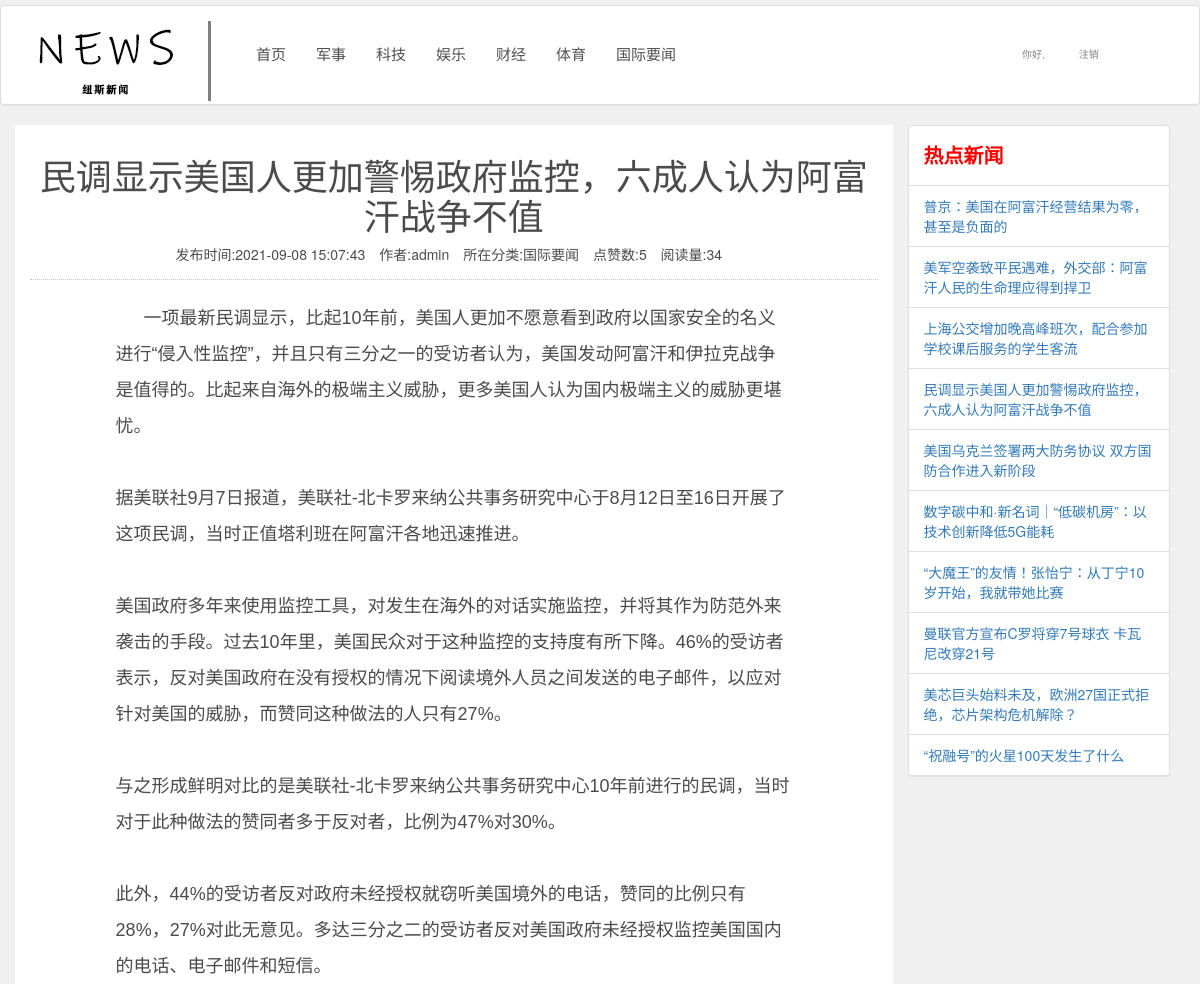
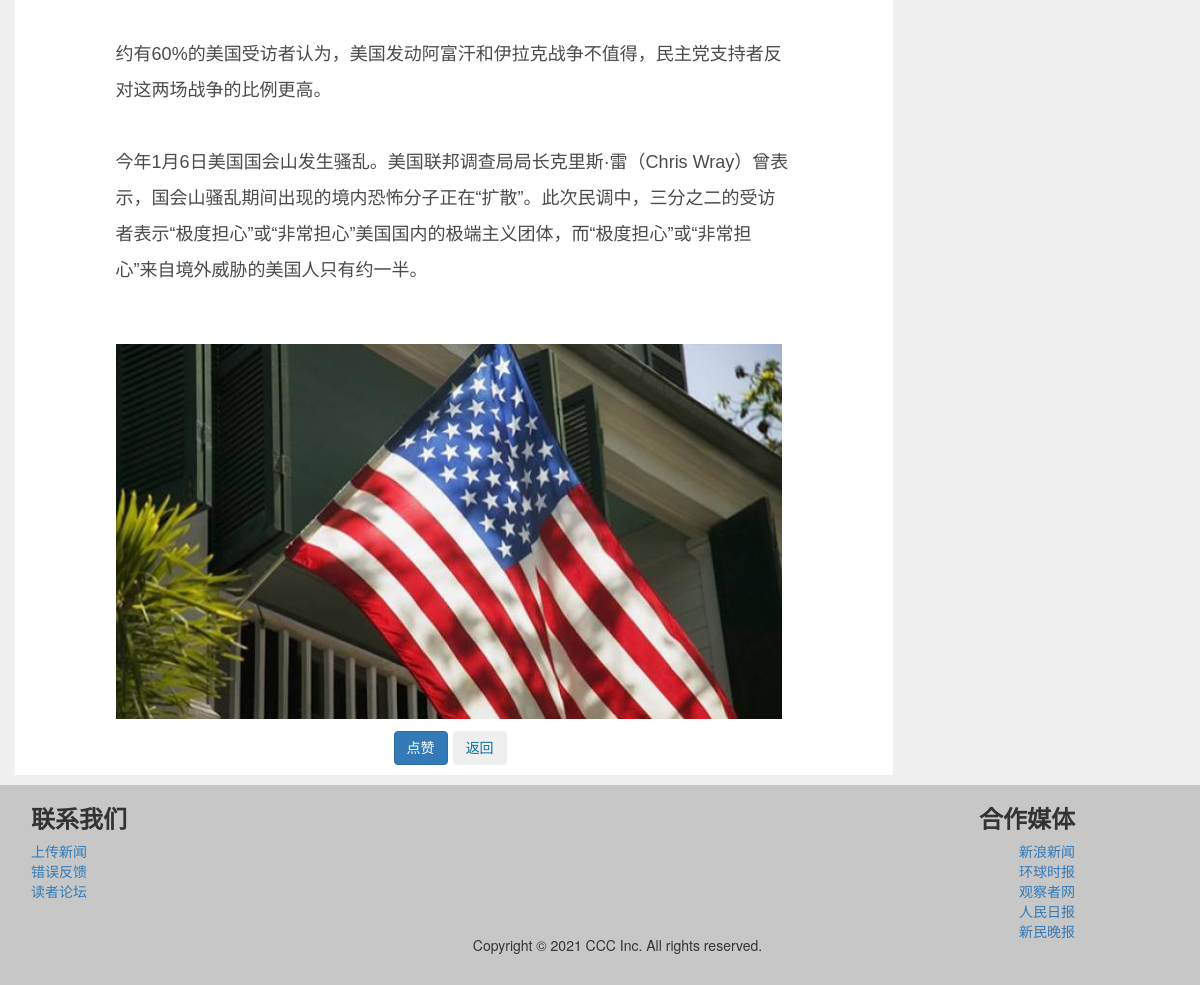
Page /php/newsdetail.php?newsid=74 (signed in) on the committed database (2 pictures, top to bottom).
### tables this page shows
CREATE TABLE IF NOT EXISTS `tbl_newsclass` (
  `classid` int(11) NOT NULL AUTO_INCREMENT COMMENT '类别编号',
  `classname` varchar(50) DEFAULT NULL COMMENT '类别标题',
  `classdesc` varchar(200) DEFAULT NULL COMMENT '类别说明',
  PRIMARY KEY (`classid`)
);

CREATE TABLE IF NOT EXISTS `tbl_news` (
  `newsid` int(11) NOT NULL AUTO_INCREMENT COMMENT '新闻编号',
  `title` varchar(100) NOT NULL COMMENT '新闻标题',
  `content` text COMMENT '新闻内容',
  `publishtime` timestamp NOT NULL DEFAULT CURRENT_TIMESTAMP COMMENT '发布时间',
  `uid` int(11) NOT NULL COMMENT '用户编号',
  `classid` int(11) NOT NULL COMMENT '新闻类型编号',
  `istop` int(11) NOT NULL DEFAULT '0' COMMENT '置顶标志',
  `ishot` int(11) NOT NULL DEFAULT '0' COMMENT '热点标志',
  `likecount` int(11) NOT NULL DEFAULT '0' COMMENT '新闻点赞计数',
  `viewcount` int(11) NOT NULL DEFAULT '0' COMMENT '新闻访问量',
  `newsimg` varchar(50) NOT NULL,
  PRIMARY KEY (`newsid`),
  KEY `FK_uid` (`uid`),
  KEY `FK_classid` (`classid`)
);

CREATE TABLE IF NOT EXISTS `tbl_user` (
  `uid` int(11) NOT NULL AUTO_INCREMENT COMMENT '用户编号',
  `uname` varchar(50) NOT NULL COMMENT '用户名',
  `upass` varchar(20) NOT NULL COMMENT '密码',
  `uemail` varchar(50) NOT NULL COMMENT '邮箱',
  `heading` varchar(50) NOT NULL COMMENT '头像',
  `regtime` timestamp NOT NULL DEFAULT CURRENT_TIMESTAMP COMMENT '注册时间',
  `gender` smallint(6) NOT NULL COMMENT '性别',
  `power` smallint(6) NOT NULL COMMENT '用户权限',
  PRIMARY KEY (`uid`)
);

### php/newsclass.dao.php (called while the page is built, shortened)
<?php
require_once 'common.php';
function findnewsclass(){
    $sql="select * from tbl_newsclass";
    $link=get_connect();
    $result=execQuery($sql,$link);
    return $result;
}
?>

### php/common.php (called while the page is built, shortened)
<?php
function  mysql_dataCheck($parameter,$link){
    return mysqli_real_escape_string($link,$parameter);
}
function execQuery($strQuery,$link){
    $res= mysqli_query($link,$strQuery);
    $results = array();
     while($row = mysqli_fetch_assoc($res)){
       $results[] = $row;
    }
    return $results;
}
?>

### php/news.dao.php (called while the page is built, shortened)
<?php
    require_once 'common.php';
	function find10hotNews(){
		$sql="select * from tbl_news order by viewcount desc limit 10";
		$link=get_connect();
		$result=execQuery($sql,$link);
		return $result;
	}
    function findNewsByID($newsID){
        $link=get_connect();
        $newsID=mysql_dataCheck($newsID,$link);
        $sql="select * from tbl_news where newsID=$newsID";
        $result=execQuery($sql,$link);
        if(count($result)>0){
            return $result[0];
        }else{
            return $result;
        }
    }
?>

### php/user.dao.php (called while the page is built, shortened)
<?php
    require_once 'common.php';
    function findUserById($userId){
        $link=get_connect();
        $sql="select * from tbl_user where uid=$userId";
        $result=execQuery($sql,$link);
        if(count($result)>0){
            return $result[0];
        }else{
            return $result;
        }
    }
?>

### php/newsdetail.php (the view, shortened to what this page needs)
<!DOCTYPE html>
<html lang="en">
<head>
	<link rel="stylesheet"  href="../dist/css/bootstrap.css"/>
	<link rel="stylesheet"  href="../css/body.css"/>
</head>
<body>
    <?php
    if (isset($_GET['newsid'])) {
        require_once 'news.dao.php';
		require_once 'newsclass.dao.php';
		$rst1=findnewsclass();
        $news = findNewsByID($_GET['newsid']);
        $title = $news['title'];
        $content = $news['content'];
        $publishtime = $news['publishtime'];
        $viewcount = $news['viewcount'];
        $likecount = $news['likecount'];
		$img=$news['newsimg'];
        require_once 'user.dao.php';
        require_once 'newsclass.dao.php';
        $user = findUserById($uid);
        $username = $user['uname'];
        $newsclass = findNewsClassByID($classid);
        $classname = $newsclass['classname'];
    } else {
        header("location:newslist.php");
    }
    ?>
	<div class="panel panel-default" style="height: 100px;margin-top: 5px;">
	    <div class="panel-body">
	        <div class="container">
				<div class="row" style="height: 90px;">
				<div class="col-md-2" style="border-right:solid gray;">
					<img src="../img/news.jpg" >
				</div>
	        	<div class="col-md-8" style="margin-top: 8px;font-size: 15px;">
	        		<nav class="navbar navbar-static-top" role="navigation">
	        		    <div class="container-fluid">
	        		    <div>
	        		        <ul class="nav navbar-nav">
	        		                <li><a href="newslist.php?page=1" style="color: #4F4F4F;">首页</a></li>
	        		                <?php
	        		                    foreach($rst1 as $row){
	        		                        $classid=$row['classid'];
	        		                        $classname=$row['classname'];
	        		                        echo "<li><a href='newslist.php?classid=$classid&page=1' style='color: #4F4F4F;'>$classname</a></li>";
	        		                    }
	        		                ?>
	        		        </ul>
	        		    </div>
	        		    </div>
	        		</nav>
	        	</div>
				<div class="col-md-2" style="margin-top: 15px;font-size: 10px;">
					<ul class="nav nav-tabs" style="border: none;">
						<li><a href="#" style="color: #828282;">
						<?php
						if(!isset($_SESSION['user'])){
						    echo "登录";
						}else{
							$userinfo=$_SESSION['user'];
							echo "你好,",$userinfo['username'];
						}
						?>
						</a></li>
						<li>
						<?php
						if(!isset($_SESSION['user'])){
						    echo "注册";
						}else{
							echo "<a href=logic.php?action=logout style='color: #828282;'>注销</a>";
						}
						?>
						</li>
					</ul>
				</div>
				</div>
			</div>
		</div>
	</div>
    <div class="container">
		<div class="row">
			<div class="news_show col-md-9">
				<div class="show_title">
				<h1><?php echo $title; ?></h1>
				<span>发布时间:<?php echo $publishtime; ?></span>
				<span>作者:<?php echo $username; ?></span>
				<span>所在分类:<?php echo $classname; ?></span>
				<span>点赞数:<?php echo $likecount; ?></span>
				<span>阅读量:<?php echo $viewcount; ?></span>
				</div>
				<div class="col-md-1"></div>
				<div class="content col-md-10">
				<?php echo htmlspecialchars_decode($content); ?>
				<div class="imgs">
				<?php echo "<img src=newsimg/".$img.".jpg class='center-block' style='width:100%;'>"; ?>
				</div>
				<div class="button-group" style="margin:10px auto 10px 250px;">
					<form method="post" action="">
					<a href="#"><button class="btn btn-primary" name="button" value="1">点赞</button></a>
					<a href="newslist.php?page=1"><button class="btn btn-secondary" name="button2" value="2">返回</button></a>
					</form>
				</div>
				</div>
				<div class="col-md-1"></div>
			</div>
			<div class="col-md-3">
				<div class="panel panel-default">
				    <div class="panel-body" style="color: red;">
				        <span style="font-size: 20px;font-weight: 700;">热点新闻</span>
				    </div>
					<?php
						$rst3=find10hotNews();
						echo "<ul class='list-group'>";
						foreach($rst3 as $row){
							$newsid=$row['newsid'];
							echo "<li class='list-group-item'><a href='newsdetail.php?newsid=$newsid'>".$row['title']."</a></li>";
						}
						echo "</ul>";
					?>
				</div>
			</div>
		</div>
	</div>
	<div style="width: 100%;background-color: #C7C7C7;height: 200px;margin-top: 10px;">
		<div class="container">
			<div class="row">
				<div class="text-left col-md-4" style="padding-left: 16px;">
					<ul  class="list-unstyled">
						<li class="h3"style="font-weight: bold;">联系我们</li>
						<li><a href="addnews.php">上传新闻</a></li>
						<li><a href="#">错误反馈</a></li>
						<li><a href="#">读者论坛</a></li>
					</ul>
				</div>
				<div class="text-center col-md-4" style="margin-top: 150px;padding-right:20px ;">
					<ul>
						<p class="copyright">Copyright © 2021 CCC Inc. All rights reserved.</p>
					</ul>
				</div>
				<div class="text-right col-md-4" style="padding-right: 110px;">
					<ul  class="list-unstyled">
						<li class="h3"style="font-weight: bold;">合作媒体</li>
						<li><a href="#">新浪新闻</a></li>
						<li><a href="#">环球时报</a></li>
						<li><a href="#">观察者网</a></li>
						<li><a href="#">人民日报</a></li>
						<li><a href="#">新民晚报</a></li>
					</ul>
				</div>
			</div>
		</div>
	</div>
</body>
</html>

### css/body.css (style rules this page uses)
body { background-color: #f0f0f0; }
.news_show { margin-top: 10px; color: #FFFFFF; }
.news_show .show_title { text-align: center; font-size: 14px; border-bottom: 1px dotted #c7c7c7; padding-bottom: 15px; margin-bottom: 20px; }
.news_show span { padding-right: 10px; }
.news_show a { color: #0871A5; text-decoration: none; }
.news_show .content { font-size: 15px; text-indent: 2em; }

### php/newsdetail.php (style rules this page uses)
.news_show { margin: 0 auto; background-color: #FFFFFF; padding-top: 10px; color: #4B4B4B; }
.news_show .show_title { text-align: center; font-size: 14px; border-bottom: 1px dotted #c7c7c7; padding-bottom: 15px; margin-bottom: 20px; }
.news_show span { padding-right: 10px; }
.news_show a { color: #0871A5; text-decoration: none; }
.news_show .content { font: 18px "Hiragino Sans GB","Microsoft Yahei",sans-serif; line-height: 2; text-indent: 28px; }
.imgs { margin-top: 20px; width: 666px; height: auto; overflow: hidden; }

### rows in the picture
tbl_newsclass: classname "军事"
tbl_newsclass: classname "科技"
tbl_newsclass: classname "娱乐"
tbl_newsclass: classname "财经"
tbl_newsclass: classname "体育"
tbl_newsclass: classname "国际要闻"
tbl_news: title "民调显示美国人更加警惕政府监控，六成人认为阿富汗战争不值", publishtime "2021-09-08 15:07:43", likecount "5", viewcount "34", content "一项最新民调显示，比起10年前，美国人更加不愿意看到政府以国家安全的名义进行“侵入性监控”，并且只有三分之一的受访者认为，美国发动阿富汗和伊拉克战争是值得的。比起来自海外的极端主义威胁，更多美国人认为国内极端主义的威胁更堪忧。 据美联社9月7日报道，美联社-北卡罗来纳公共事务研究中心于8月12日至16日开展了这项民调，当时正值塔利班在阿富汗各地迅速推进。 美国政府多年来使用监控工具，对发生在海外的对话实施监控，并将其作为防范外来袭击的手段。过去10年里，美国民众对于这种监控的支持度有所下降。46%的受访者表示，反对美国政府在没有授权的情况下阅读境外人员之间发送的电子邮件，以应对针对美国的威胁，而赞同这种做法的人只有27%。 与之形成鲜明对比的是美联社-北卡罗来纳公共事务研究中心10年前进行的民调，当时对于此种做法的赞同者多于反对者，比例为47%对30%。 此外，44%的受访者反对政府未经授权就窃听美国境外的电话，赞同的比例只有28%，27%对此无意见。多达三分之二的受访者反对美国政府未经授权监控美国国内的电话、电子邮件和短信。 约有60%的美国受访者认为，美国发动阿富汗和伊拉克战争不值得，民主党支持者反对这两场战争的比例更高。 今年1月6日美国国会山发生骚乱。美国联邦调查局局长克里斯·雷（Chris Wray）曾表示，国会山骚乱期间出现的境内恐怖分子正在“扩散”。此次民调中，三分之二的受访者表示“极度担心”或“非常担心”美国国内的极端主义团体，而“极度担心”或“非常担心”来自境外威胁的美国人只有约一半。"
tbl_user: uname "admin"
tbl_news: title "普京：美国在阿富汗经营结果为零，甚至是负面的"
tbl_news: title "美军空袭致平民遇难，外交部：阿富汗人民的生命理应得到捍卫"
tbl_news: title "上海公交增加晚高峰班次，配合参加学校课后服务的学生客流"
tbl_news: title "美国乌克兰签署两大防务协议 双方国防合作进入新阶段"
tbl_news: title "数字碳中和·新名词｜“低碳机房”：以技术创新降低5G能耗"
tbl_news: title "“大魔王”的友情！张怡宁：从丁宁10岁开始，我就带她比赛"
tbl_news: title "曼联官方宣布C罗将穿7号球衣 卡瓦尼改穿21号"
tbl_news: title "美芯巨头始料未及，欧洲27国正式拒绝，芯片架构危机解除？"
tbl_news: title "“祝融号”的火星100天发生了什么"
